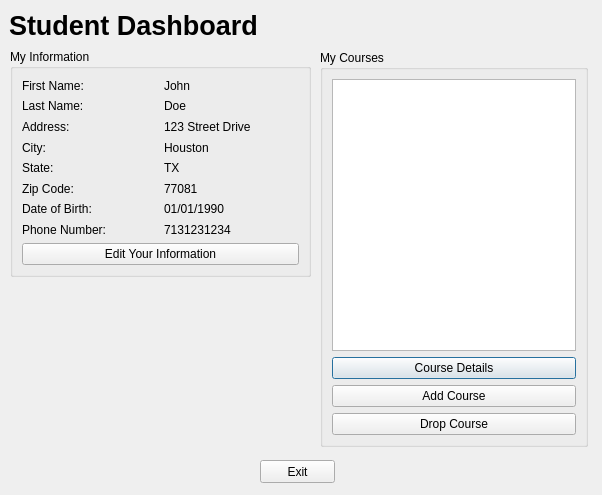
<?xml version="1.0" encoding="UTF-8"?>
<ui version="4.0">
 <class>student_dashboard</class>
 <widget class="QDialog" name="student_dashboard">
  <property name="geometry">
   <rect>
    <x>0</x>
    <y>0</y>
    <width>602</width>
    <height>495</height>
   </rect>
  </property>
  <property name="windowTitle">
   <string>Student Dashboard</string>
  </property>
  <widget class="QLabel" name="label">
   <property name="geometry">
    <rect>
     <x>9</x>
     <y>9</y>
     <width>260</width>
     <height>33</height>
    </rect>
   </property>
   <property name="font">
    <font>
     <pointsize>20</pointsize>
     <weight>75</weight>
     <bold>true</bold>
    </font>
   </property>
   <property name="text">
    <string>Student Dashboard</string>
   </property>
  </widget>
  <widget class="QGroupBox" name="groupBox">
   <property name="geometry">
    <rect>
     <x>320</x>
     <y>50</y>
     <width>268</width>
     <height>397</height>
    </rect>
   </property>
   <property name="title">
    <string>My Courses</string>
   </property>
   <layout class="QVBoxLayout" name="verticalLayout">
    <item>
     <widget class="QListView" name="listView"/>
    </item>
    <item>
     <widget class="QPushButton" name="pushButton">
      <property name="text">
       <string>Course Details</string>
      </property>
     </widget>
    </item>
    <item>
     <widget class="QPushButton" name="pushButton_3">
      <property name="text">
       <string>Add Course</string>
      </property>
     </widget>
    </item>
    <item>
     <widget class="QPushButton" name="pushButton_2">
      <property name="text">
       <string>Drop Course</string>
      </property>
     </widget>
    </item>
   </layout>
  </widget>
  <widget class="QGroupBox" name="groupBox_3">
   <property name="geometry">
    <rect>
     <x>10</x>
     <y>49</y>
     <width>301</width>
     <height>228</height>
    </rect>
   </property>
   <property name="title">
    <string>My Information</string>
   </property>
   <layout class="QHBoxLayout" name="horizontalLayout_10">
    <item>
     <layout class="QVBoxLayout" name="verticalLayout_4">
      <item>
       <layout class="QVBoxLayout" name="verticalLayout_3">
        <item>
         <layout class="QHBoxLayout" name="horizontalLayout_2">
          <item>
           <widget class="QLabel" name="label_2">
            <property name="text">
             <string>First Name:</string>
            </property>
           </widget>
          </item>
          <item>
           <widget class="QLabel" name="firstName">
            <property name="text">
             <string>John</string>
            </property>
           </widget>
          </item>
         </layout>
        </item>
        <item>
         <layout class="QHBoxLayout" name="horizontalLayout_3">
          <item>
           <widget class="QLabel" name="label_3">
            <property name="text">
             <string>Last Name:</string>
            </property>
           </widget>
          </item>
          <item>
           <widget class="QLabel" name="lastName">
            <property name="text">
             <string>Doe</string>
            </property>
           </widget>
          </item>
         </layout>
        </item>
        <item>
         <layout class="QHBoxLayout" name="horizontalLayout_4">
          <item>
           <widget class="QLabel" name="label_4">
            <property name="text">
             <string>Address:</string>
            </property>
           </widget>
          </item>
          <item>
           <widget class="QLabel" name="address">
            <property name="text">
             <string>123 Street Drive</string>
            </property>
           </widget>
          </item>
         </layout>
        </item>
        <item>
         <layout class="QHBoxLayout" name="horizontalLayout_5">
          <item>
           <widget class="QLabel" name="label_7">
            <property name="text">
             <string>City:</string>
            </property>
           </widget>
          </item>
          <item>
           <widget class="QLabel" name="city">
            <property name="text">
             <string>Houston</string>
            </property>
           </widget>
          </item>
         </layout>
        </item>
        <item>
         <layout class="QHBoxLayout" name="horizontalLayout_6">
          <item>
           <widget class="QLabel" name="label_8">
            <property name="text">
             <string>State:</string>
            </property>
           </widget>
          </item>
          <item>
           <widget class="QLabel" name="state">
            <property name="text">
             <string>TX</string>
            </property>
           </widget>
          </item>
         </layout>
        </item>
        <item>
         <layout class="QHBoxLayout" name="horizontalLayout_9">
          <item>
           <widget class="QLabel" name="label_9">
            <property name="text">
             <string>Zip Code:</string>
            </property>
           </widget>
          </item>
          <item>
           <widget class="QLabel" name="zip">
            <property name="text">
             <string>77081</string>
            </property>
           </widget>
          </item>
         </layout>
        </item>
        <item>
         <layout class="QHBoxLayout" name="horizontalLayout_7">
          <item>
           <widget class="QLabel" name="label_5">
            <property name="text">
             <string>Date of Birth:</string>
            </property>
           </widget>
          </item>
          <item>
           <widget class="QLabel" name="dob">
            <property name="text">
             <string>01/01/1990</string>
            </property>
           </widget>
          </item>
         </layout>
        </item>
        <item>
         <layout class="QHBoxLayout" name="horizontalLayout_8">
          <item>
           <widget class="QLabel" name="label_6">
            <property name="text">
             <string>Phone Number:</string>
            </property>
           </widget>
          </item>
          <item>
           <widget class="QLabel" name="phone">
            <property name="text">
             <string>7131231234</string>
            </property>
           </widget>
          </item>
         </layout>
        </item>
       </layout>
      </item>
      <item>
       <widget class="QPushButton" name="pushButton_4">
        <property name="text">
         <string>Edit Your Information</string>
        </property>
       </widget>
      </item>
     </layout>
    </item>
   </layout>
  </widget>
  <widget class="QPushButton" name="pushButton_6">
   <property name="geometry">
    <rect>
     <x>260</x>
     <y>460</y>
     <width>75</width>
     <height>23</height>
    </rect>
   </property>
   <property name="text">
    <string>Exit</string>
   </property>
  </widget>
 </widget>
 <resources/>
 <connections>
  <connection>
   <sender>pushButton_6</sender>
   <signal>clicked()</signal>
   <receiver>student_dashboard</receiver>
   <slot>close()</slot>
   <hints>
    <hint type="sourcelabel">
     <x>423</x>
     <y>475</y>
    </hint>
    <hint type="destinationlabel">
     <x>496</x>
     <y>549</y>
    </hint>
   </hints>
  </connection>
 </connections>
</ui>
